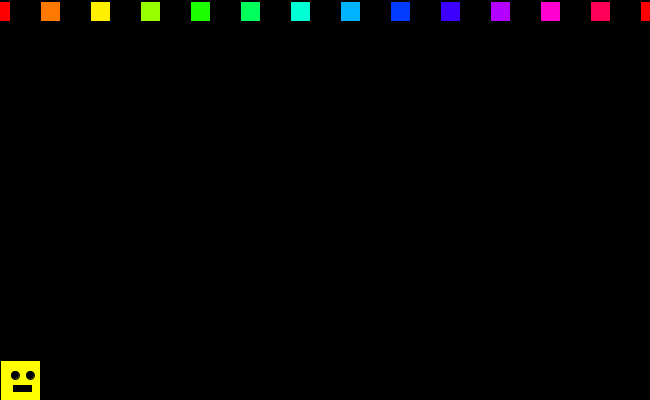
Frame 1 (no input)
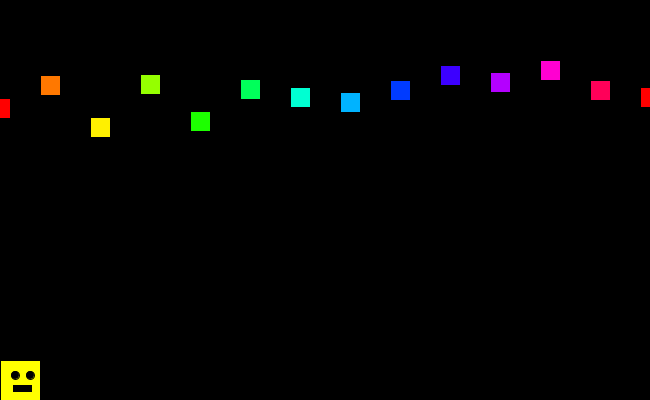
Frame 60 (the mouse pressed at the canvas centre just before this capture)
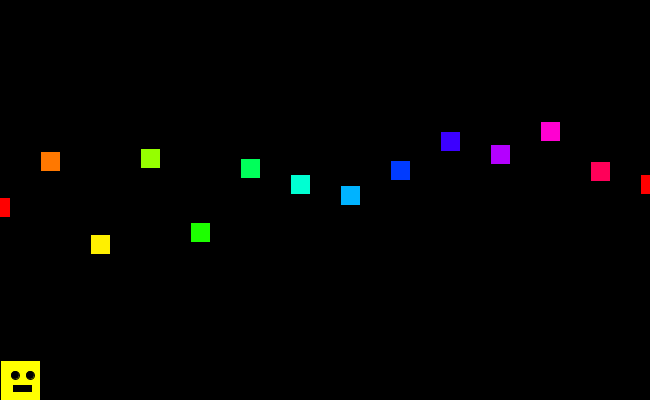
Frame 120 (the mouse held since frame 60 and released just before this capture)

The Processing sketch that drew these frames (run headless with seeded random() and noise(); from frame 60 on, the mouse is pressed at the canvas centre):

// Processing sketch: keyboardChallenge
// ── keyboardChallenge.pde
//Caroline Yau
//Keyboard Challenge

//object names

Bob myBob;
Rect[] myRect = new Rect [20];

void setup(){
  size(650, 400);
  colorMode(HSB);
  //constructor
  myBob = new Bob(0, height);
  for (int i=0; i<20; i++){
    myRect[i] = new Rect(color((i*20), 255, 255), i*50, 10, random(1,2));
  }
}

void draw(){
  //basic functions
  background(0);
  myBob.display();
  for (int i=0; i<20; i++){
    //if ((myRect[i].ypos > myBob.y){   
    if((myRect[i].xpos+10 > myBob.x)&& (myRect[i].ypos+10 > myBob.y) && (myRect[i].xpos-10 < myBob.x+40) && (myRect[i].ypos-10 < myBob.y + 40)){
      myBob.x = 0;
    }
    myRect[i].move();
    myRect[i].display();
  }
}

void keyPressed(){
  if(key == CODED){
    if(keyCode == RIGHT){
      myBob.x += 3;
    }
    else if(keyCode == LEFT){
      myBob.x -= 3;
    }
  //else{
  }
}  

// ── Bob.pde
class Bob{
  float x;
  float y;
  
  Bob(float tempX, float tempY){
    x = tempX;
    y = tempY;
  }
  
  void display(){
    stroke(0);
    fill(#FFFF00);
    rectMode(CORNER);
    rect(x, y-40, 40, 40);
    fill(0);
    ellipseMode(CENTER);
    ellipse(x+15, y-25, 8, 8);
    ellipse(x+30, y-25, 8, 8);
    rect(x+13, y-15, 18, 6);
  }
  //void keyPressed(){
  //  if(key == CODED){
  //    if(keyCode == RIGHT){
  //      x += 1;
  //    }
  //    else if(keyCode == LEFT){
  //      x -= 1;
  //    }
  //  //else{
  //  }
  //}  
}  
  

// ── Rect.pde
class Rect{
  color c;
  float xpos;
  float ypos;
  float yspeed;
  boolean mouse;
  
  Rect(color tempC, float tempXpos, float tempYpos, float tempYspeed){
    c = tempC;
    xpos = tempXpos;
    ypos = tempYpos;
    yspeed = tempYspeed;
  }
  void display(){
    stroke(0);
    fill(c);
    rectMode(CENTER);
    rect(xpos, ypos, 20, 20);
  }
  
  void move(){
    ypos = ypos + yspeed;
    if (ypos > height){
       ypos = 0;
    }
    if (ypos < 0) {
      ypos = height;
    }
  }
}
